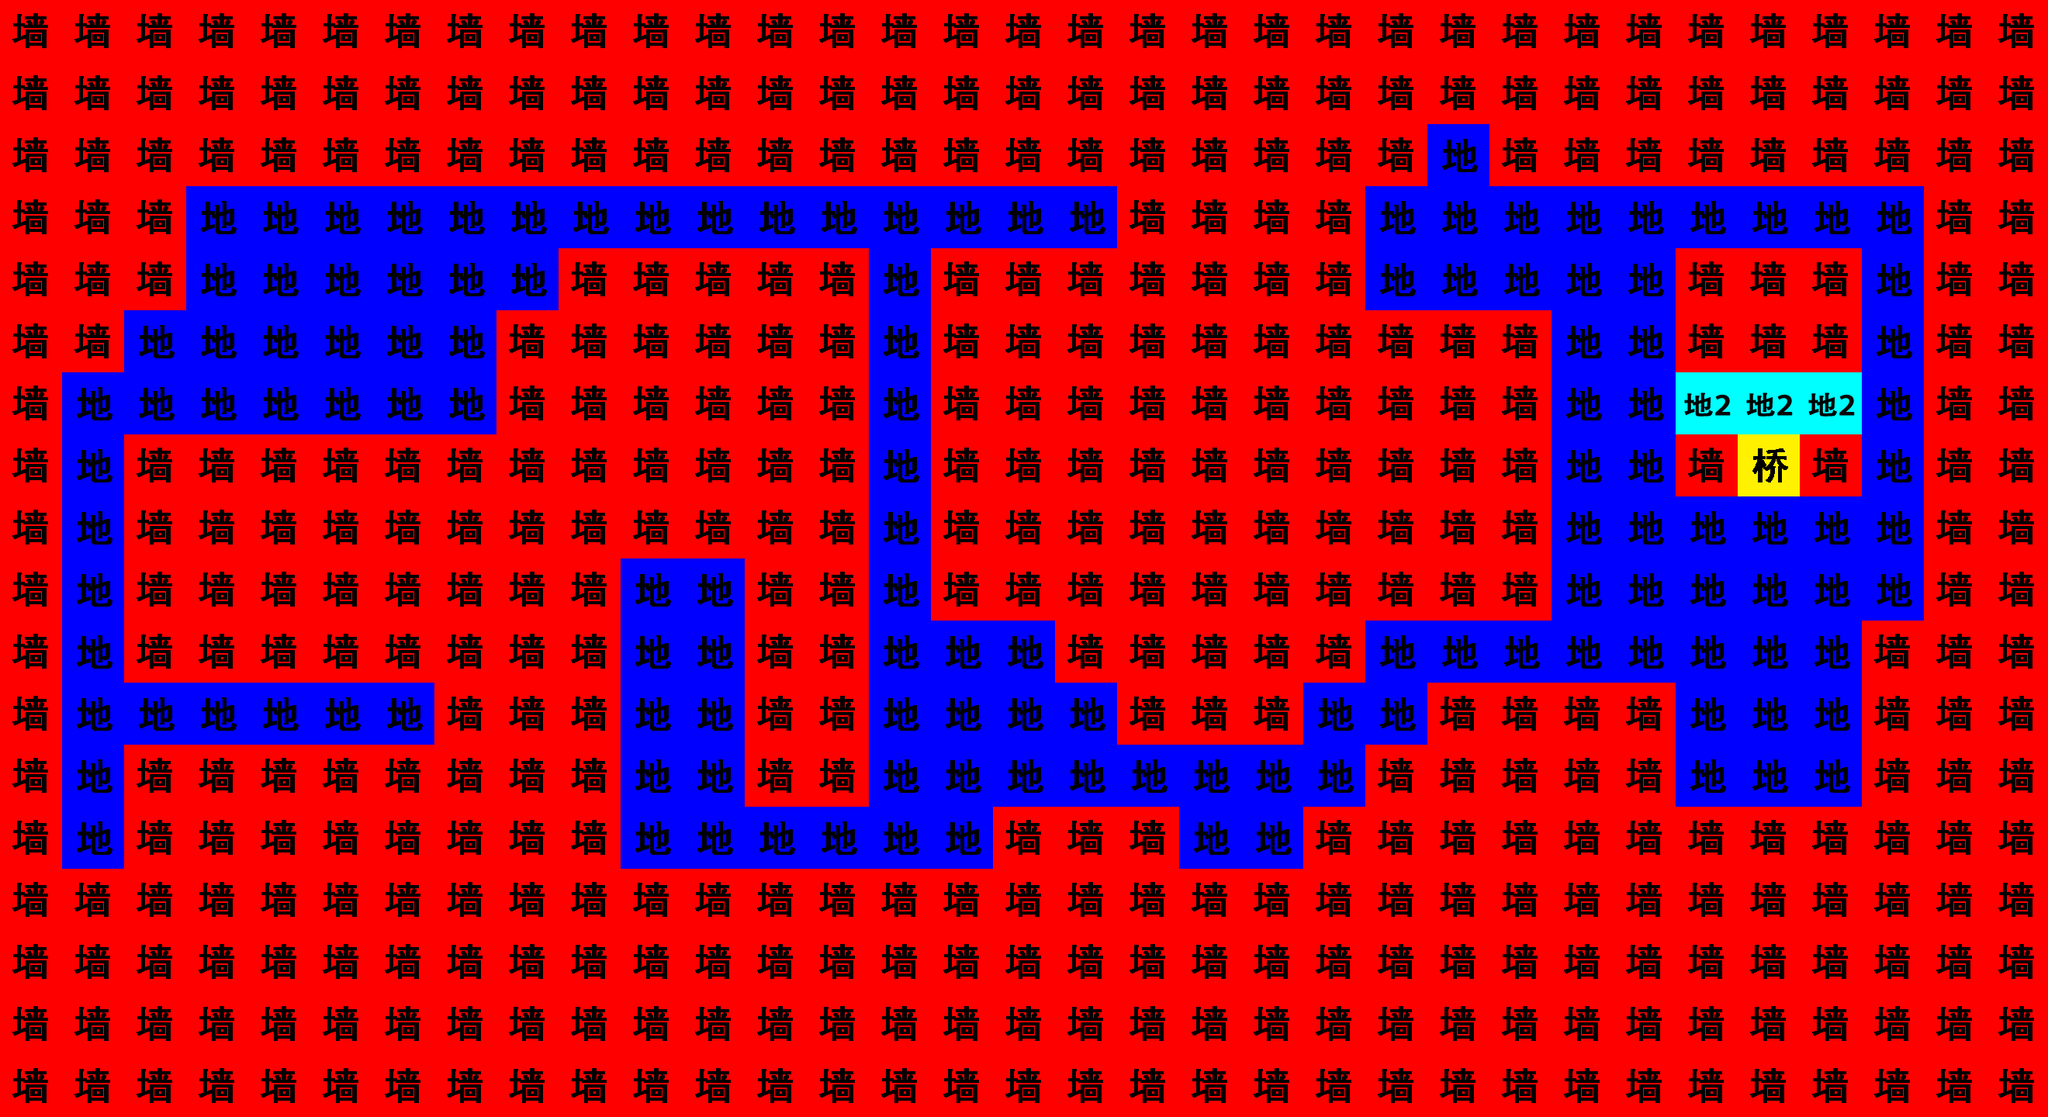

A 2D game scene composited from a Tiled map and its tileset images. What follows is a short description and the map's XML, with each tile layer's data collapsed to a summary:
An orthogonal 33x18 tile map with 80x80 px tiles, 2 tile layers (map, mac), 2 tilesets.

<map version="1.0" orientation="orthogonal" width="33" height="18" tilewidth="80" tileheight="80">
 <tileset firstgid="1" name="0" tilewidth="80" tileheight="80">
  <image source="map_002.png" width="400" height="560" />
 </tileset>
 <tileset firstgid="36" name="mac" tilewidth="80" tileheight="80">
  <image source="mac.png" width="240" height="240" />
  <tile id="0">
   <properties>
    <property name="macValue" value="0" />
    <property name="through" value="0" />
   </properties>
  </tile>
  <tile id="1">
   <properties>
    <property name="macValue" value="1" />
    <property name="through" value="1" />
   </properties>
  </tile>
  <tile id="2">
   <properties>
    <property name="macValue" value="1" />
    <property name="through" value="2" />
   </properties>
  </tile>
  <tile id="3">
   <properties>
    <property name="macValue" value="1" />
    <property name="through" value="3" />
   </properties>
  </tile>
  <tile id="4">
   <properties>
    <property name="macValue" value="1" />
    <property name="through" value="4" />
   </properties>
  </tile>
  <tile id="5">
   <properties>
    <property name="macValue" value="1" />
    <property name="through" value="5" />
   </properties>
  </tile>
 </tileset>
 <layer name="map" width="33" height="18">
  <data>[594 cells, 594 non-empty, 26 distinct tile ids]</data>
 </layer>
 <layer name="mac" width="33" height="18">
  <data>[594 cells, 594 non-empty, 4 distinct tile ids]</data>
 </layer>
</map>
